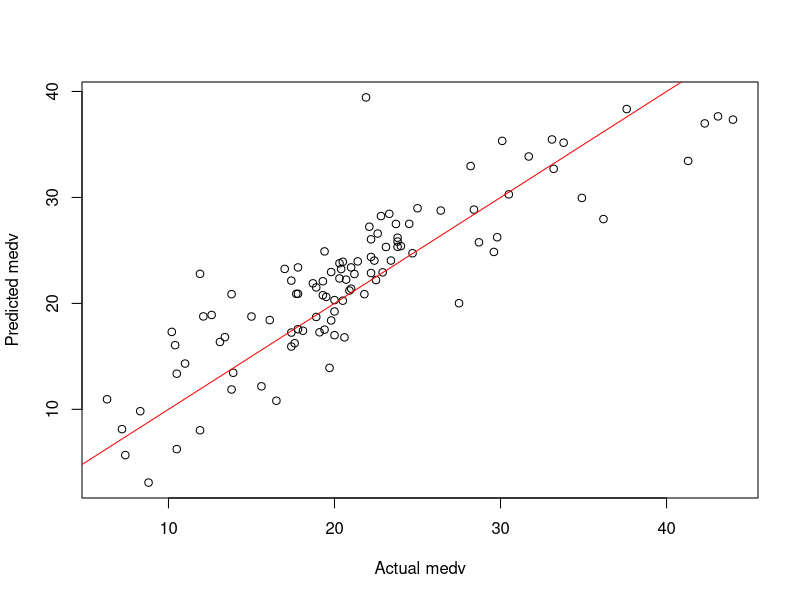

Generate this figure with R:
## ---- chunk 1
knitr::opts_chunk$set(echo = TRUE)
## ---- chunk 2
library(MASS)
data(Boston)
knitr::kable(head(Boston))
## ---- chunk 3
fullSetModel <- lm(medv~.,data=Boston)
summary(fullSetModel)$coefficients
## ---- chunk 4
p_values <- summary(fullSetModel)$coefficients[,"Pr(>|t|)"]
p_values_ord <- p_values[order(p_values)]

knitr::kable(p_values_ord[names(p_values_ord)!="(Intercept)"])
## ---- chunk 5
namesBoston <- names(Boston)
subsetBoston <- namesBoston[!(namesBoston %in% c("indus","age"))]

# Dropping inignificant features: 
subBoston <- subset(Boston, select=subsetBoston)

numEntries <- nrow(Boston)

set.seed(1)
# Selecting 80% of the dataset for training
trainingSamp <- sample(c(1:numEntries),0.8*numEntries,replace=FALSE)
# which not required but easier to visialize
testingSamp <- which(!(c(1:numEntries) %in% trainingSamp))

trainingSet <- Boston[trainingSamp,]
testingSet <- Boston[testingSamp,]

subTrainingSet <- subBoston[trainingSamp,]
subTestingSet <- subBoston[testingSamp,]
## ---- chunk 6
# medv is a function of everything else
bostonModel <- lm(medv~.,data=trainingSet)
subBostonModel <- lm(medv~.,data=subTrainingSet)
## ---- chunk 7
summary(bostonModel)
## ---- chunk 8
summary(subBostonModel)
## ---- chunk 9
# Apply the model to the testing set
vals <- predict(bostonModel,testingSet[,attr(bostonModel$terms,"term.labels")])
subVals <- predict(subBostonModel,subTestingSet[,attr(subBostonModel$terms,"term.labels")])
## ---- chunk 10

#Quickly get rmse
RMSE <- sqrt(mean((testingSet$medv-vals)^2))
RMSE

subRMSE <- sqrt(mean((subTestingSet$medv-subVals)^2))
subRMSE
## ---- chunk 11
#with(testingSetPred, plot(medv,predicted))
plot(x=subTestingSet$medv,y=subVals,xlab="Actual medv",ylab="Predicted medv")
abline(a=0,b=1,col="red")

